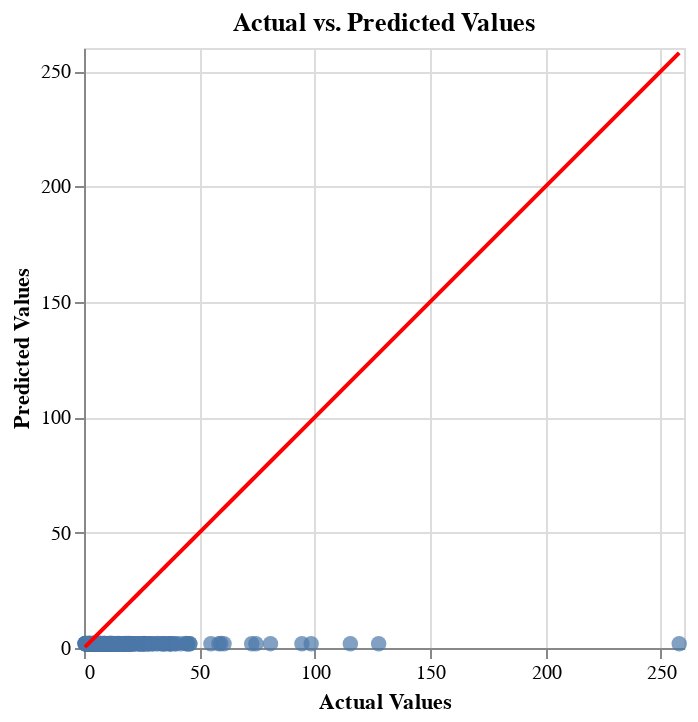

Write notebook code for a chart like this one.
### Code cell
# Visualize predictions
val_scatter_plot = model.visualize_predictions(val_prediction_df)
val_scatter_plot.display()

### Figure 1 — Vega-Lite specification as saved in the notebook (floating-point values rounded to 4 significant figures; data arrays with more than 128 entries replaced by an {"elided": "..."} marker saying what was removed)
{"config": {"view": {"continuousWidth": 300, "continuousHeight": 300}}, "layer": [{"mark": {"type": "circle", "opacity": 0.7, "size": 60}, "encoding": {"tooltip": [{"field": "index", "type": "quantitative"}, {"field": "actual", "type": "quantitative"}, {"field": "predicted", "type": "quantitative"}], "x": {"field": "actual", "title": "Actual Values", "type": "quantitative"}, "y": {"field": "predicted", "title": "Predicted Values", "type": "quantitative"}}, "title": "Actual vs. Predicted Values"}, {"mark": {"type": "line", "color": "red"}, "encoding": {"x": {"field": "actual", "type": "quantitative"}, "y": {"field": "actual", "type": "quantitative"}}}], "data": {"name": "data-22a5affe32c4d9baf66cf081b6d411f1"}, "$schema": "https://vega.github.io/schema/vega-lite/v5.20.1.json", "datasets": {"data-22a5affe32c4d9baf66cf081b6d411f1": {"elided": "500 records"}}}
